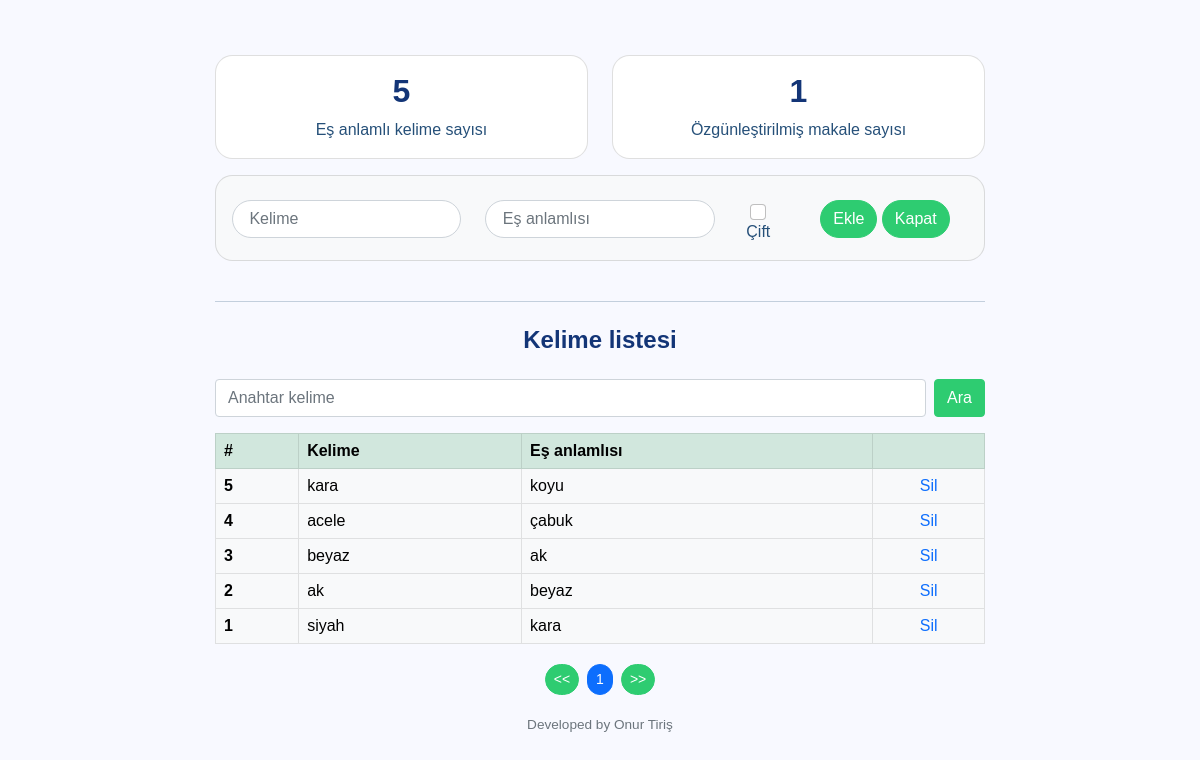
/admin.php (signed in), run on the app's committed database.
### tables this page shows
CREATE TABLE `statistics` (
  `counter` int(11) NOT NULL
);

CREATE TABLE `words` (
  `id` int(11) NOT NULL,
  `word` varchar(90) NOT NULL,
  `synonym` varchar(90) NOT NULL
);

### admin.php (the view, shortened to what this page needs)
<?php
include("settings.php");
if(!isset($_SESSION["login"])){ header('Location: login.php'); }
else {
	$word_counter_query = mysqli_query($connection,"SELECT count(1) as total from words");
	$word_counter=mysqli_fetch_assoc($word_counter_query);
	$article_counter_query = mysqli_query($connection,"SELECT * FROM statistics");
	$article_counter_query=mysqli_fetch_assoc($article_counter_query);
}
?>
<html>
  <head>
    <link href="css/bootstrap.min.css" rel="stylesheet">
    <link href="css/spinner.css" rel="stylesheet">
  </head>
  <body class="text-center">
    <main class="form-spinner">
		<div class="row">
			<div class="col-sm-6 mb-3">
				<div class="card rounded-pill">
					<div class="card-body">
						<h2 class="card-title fw-bold"><?php echo $word_counter['total']; ?></h2>
						<p class="card-text">Eş anlamlı kelime sayısı</p>
					</div>
				</div>
			</div>
			<div class="col-sm-6 mb-3">
				<div class="card rounded-pill">
					<div class="card-body">
						<h2 class="card-title fw-bold"><?php echo $article_counter_query['counter']; ?></h2>
						<p class="card-text">Özgünleştirilmiş makale sayısı</p>
					</div>
				</div>
			</div>
		</div>
		<div class="row">
			<div class="col-sm-12 mb-3">
				<div class="card bg-light rounded-pill">
					<div class="card-body">
						<form action="admin.php" method="post" class="mb-0 user">
							<div class="form-group row">
								<div class="col-sm-4 mt-2  ">
									<input type="text" maxlength="110" required name="word_post" class="form-control form-control-user" placeholder=" Kelime" style="border-radius: 22px;"  >
								</div>
								<div class="col-sm-4 mt-2 ">
									<input type="text" maxlength="110" required name="synonym_post" class="form-control form-control-user" placeholder=" Eş anlamlısı" style="border-radius: 22px;"  >
								</div>
								<div class="col-sm-1 pt-2">
									<input type="checkbox" name="double_post" class="form-check-input"> Çift
								</div>
								<div class="col-sm-3 mt-2 ">
									<input class="btn btn-success btn-user btn-block" style="border-radius: 22px;" type="submit" name="add" value="Ekle">
									<form action="" method="post"> <input class="btn btn-success btn-user btn-block" style="border-radius: 22px;" type="submit" name="logout" value="Kapat"> </form>
								</div>
							</div>
						</form>
					</div>
				</div>
			</div>
		</div>
		<hr class="my-4">
		<h4 class="mb-4 fw-bolder">Kelime listesi</h4>
		<form class="d-flex" action="" method="post">
			<input type="text" maxlength="110" required name="search_value" class="form-control me-2" type="search" placeholder="Anahtar kelime" >
			<button class="btn btn-success" name="search" type="submit">Ara</button>
		</form>
		<table class="table table-light table-bordered table-hover">
			<thead class="table-success pt-2 pb-2 rounded">
				<tr>
					<th scope="col">#</th>
					<th scope="col">Kelime</th>
					<th scope="col">Eş anlamlısı</th>
					<th scope="col"></th>
				</tr>
			</thead>
			<?php
			$results_per_page = 100;
			$per_page_query = "SELECT * FROM words";
			if (!isset ($_GET['page'])) { $page = 1; } else { $page = $_GET['page']; }
			$page_first_result = ($page-1) * $results_per_page;
						?>
					<?php
	        if(isset($_POST['search'])){
				$search_value=$_POST["search_value"];
				$per_page_query="SELECT * FROM words LIMIT " . $page_first_result . ',' . $results_per_page . " WHERE word LIKE '%$search_value%'";
	        }
	        else{
	        	$per_page_query = "SELECT * FROM words ORDER BY id DESC LIMIT " . $page_first_result . ',' . $results_per_page;
	        }
			$result = mysqli_query($connection, $per_page_query);
			while ($row = mysqli_fetch_array($result)) {
				$id= $row['id'];
				$word = $row['word'];
				$synonym = $row['synonym'];
				?>
	<tbody>
					<tr>
						<th scope="row"><?php echo $id; ?></th>
						<td><?php echo $word; ?></td>
						<td><?php echo $synonym; ?></td>
						<td class="text-center"><?php echo "<a class='text-decoration-none' href='delete.php?id=" . $id . "&page=" . $page . "'>Sil</a>"; ?></td>
					</tr>
				</tbody>
			<?php } ?>
			</table>
		<?php
		if(!isset($_POST['search'])){
			$total_records = $word_counter['total'];
			$total_pages = ceil($total_records / $results_per_page);
			echo '<a style="border-radius: 22px;" role="button" class="btn btn-success btn-sm m-1" href = "admin.php?page=' . 1 . '">' . "<<" . ' </a>';
			if($page >=5 && $page+3 <= $total_pages){
				for ($i=$page-2; $i<=$page+2; $i++) {
					if($page == $i){ echo '<a style="border-radius: 22px;" role="button" class="btn btn-primary btn-sm m-1" href = "admin.php?page=' . $i . '">' . $i . ' </a>'; }
					else{ echo '<a style="border-radius: 22px;" role="button" class="btn btn-success btn-sm m-1" href = "admin.php?page=' . $i . '">' . $i . ' </a>'; }
				}
			}
			else if($page <5){
				if($total_pages >= 5){ $temp_pages =5; } else{ $temp_pages = $total_pages; }
				for ($i=1; $i<=$temp_pages; $i++) {
					if($page == $i){ echo '<a style="border-radius: 22px;" role="button" class="btn btn-primary btn-sm m-1" href = "admin.php?page=' . $i . '">' . $i . ' </a>'; }
					else{ echo '<a style="border-radius: 22px;" role="button" class="btn btn-success btn-sm m-1" href = "admin.php?page=' . $i . '">' . $i . ' </a>'; }
				}
			}
			echo '<a style="border-radius: 22px;" role="button" class="btn btn-success btn-sm m-1" href = "admin.php?page=' . $total_pages . '">' . ">>" . ' </a>';
		}
		?>
    	<p class="mt-3 mb-3 text-muted"><a href="https://github.com/onurtiris" class="mt-2 mb-3 text-muted">Developed by Onur Tiriş</a></p>
    </main>
  </body>
</html>

### css/spinner.css (style rules this page uses)
html, body { height: 100%; font-family: 'Montserrat', Arial, Helvetica, sans-serif; }
body { display: flex; align-items: center; padding-top: 40px; padding-bottom: 40px; background-color: #F8F9FF; }
.form-spinner { width: 100%; max-width: 800px; padding: 15px; margin: auto; }

### data on the page
statistics: counter "1"
words: id "5", word "kara", synonym "koyu"
words: id "4", word "acele", synonym "çabuk"
words: id "3", word "beyaz", synonym "ak"
words: id "2", word "ak", synonym "beyaz"
words: id "1", word "siyah", synonym "kara"

### other printed values
$word_counter['total'] "5"
